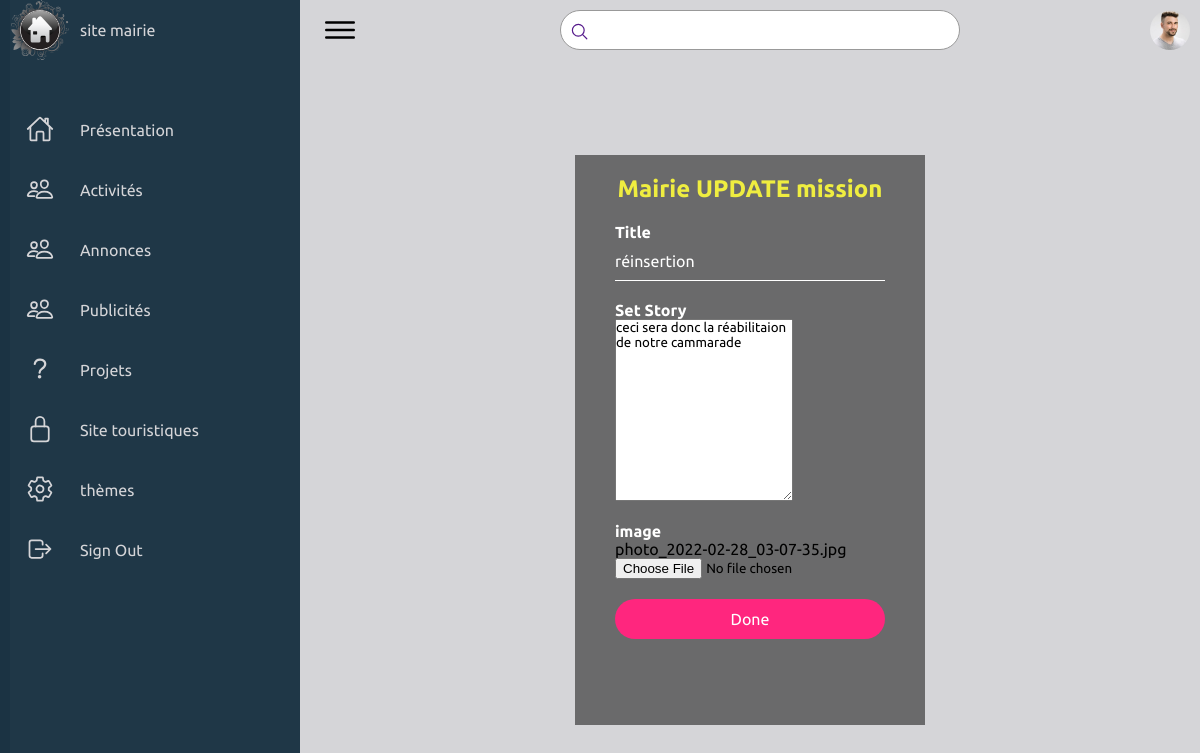
Screenshot of /CMS_2064/Admin/MD_mission.php?id=3 with the database file from the repository.
### tables this page shows
CREATE TABLE `Mission` (
  `id` int(11) NOT NULL,
  `titre` varchar(255) NOT NULL,
  `contenu` text NOT NULL,
  `image` varchar(255) DEFAULT NULL
);

### CMS_2064/Admin/MD_mission.php (the view, shortened to what this page needs)
<?php
    include 'includes/headlog.php';
    require "includes/header.php";
    if (isset($_GET['id'])){
        $id= $_GET['id'];
        $req = "SELECT * FROM Mission WHERE id = '$id'";
        $res1 = $conn->query($req);
        if ($res1) {
            $all = $res1->fetchAll();
            foreach ($all as $publisher) {
?>
<div class="registerBox form">
        <h2>Mairie UPDATE mission</h2>
        <form action="./MD_mission.php?id=<?php echo $id; ?>" method="post" enctype="multipart/form-data">
            <p>Title</p>
            <input type="text" name="title" id="" placeholder="Enter title" value="<?php echo $publisher['titre']; ?>">
            <p>Set Story</p>
            <textarea name="content" rows="12" placeholder="the content"><?php echo $publisher['contenu'];?></textarea><br><br>
            <p>image</p>
            <span><?php echo $publisher['image']?></span>
            <input type="file" name="profile" >
            <input type="submit" value="Done" name="Done">
        </form>
</div>
<?php
            }
        }
    }
    require "includes/footer.php";
?>

### CMS_2064/css/style.css (style rules this page uses)
* { font-family: "Ubuntu", sans-serif; margin: 0; padding: 0; box-sizing: border-box; }
:root { --background: #1b3444fa; --white: rgb(213, 213, 216); --gray: #f5f5f5; --black1: #222; --black2: #999; }
body { min-height: 100vh; overflow-x: hidden; }
.registerBox { position: absolute; top: 55%; left: 50%; transform:translate(-50%,-50%); width: 350px; height: 570px; padding: 20px 40px ; box-sizing: border-box; background: rgba(0, 0, 0, .5); }
.form h2 { margin: 0; padding: 0 0 20px; color: #efed40; text-align: center; }
.loginBox p,.registerBox p { margin: 0; padding: 0; font-weight: bold; color: #fff; }
.loginBox input,.registerBox input { width: 100%; margin-bottom: 20px; }
.loginBox input[type="text"], .loginBox input[type="date"], #email, .loginBox textarea, .loginBox input[type="password"], .registerBox input[type="text"], .registerBox input[type="password"] { border: none; outline: none; border-bottom: 1px solid #fff; background: transparent; height: 40px; color: #fff; font-size: 16px; }
::placeholder { color: rgba(255, 255, 255, .5); }
.loginBox input[type="submit"], .registerBox input[type="submit"] { border: none; outline: none; height: 40px; color: #fff; font-size: 16px; background: #ff267e; cursor: pointer; border-radius: 20px; }

### rows the page displays
mission: title "réinsertion", content "ceci sera donc la réabilitaion de notre cammarade", image "photo_2022-02-28_03-07-35.jpg"
